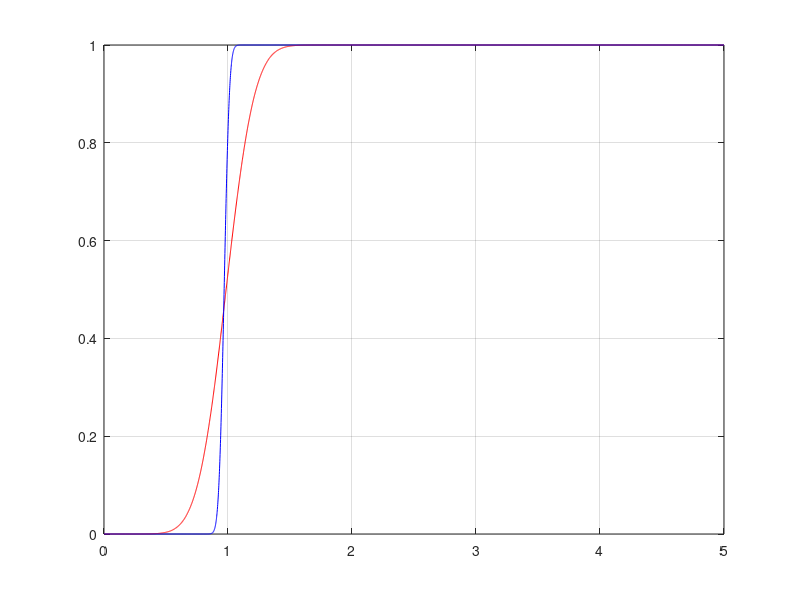

Source code (MATLAB):
N = 1000000; 
var = 1/30;
mu1 = sqrt(15/32); %mean of inphase
mu2 = sqrt(15/32); %mean of quadrature

x1 = sqrt(var)*randn([1 N]) + mu1; %inphase
x2 = sqrt(var)*randn([1 N]) + mu2; %quadrature

y = x1 +(1i*x2); %simulated signal 
r = abs(y);

x_step = 1/1000;
x = 0:x_step:5;
n = hist(r,x);
r1 = (n./(N*x_step)); %simulated distribution after normalize

s = sqrt(mu1^2 + mu2^2);

r2 = (x/(var)).*exp(-(x.^2 + s^2)/(2*var)).*besseli(0,x*s/var); %theoritical distribution
K=(s^2)/2*var; %k factor

%%%%%%%%%%%%%%%%% PDF SIMULATION %%%%%%%%%%%%%%%%%%%%%%%

%plot simulated one
plot(x,r1)
grid
hold
%plot theoritical
plot(x,r2,'r')
hold off

%%%%%%%%%%%%%%% CDF SIMULATION %%%%%%%%%%%%%%%%%%%%

rx=(cumsum(r1)./1*x_step);  %simulation cdf plot 0.01 was added so overlap be visible.
plot(x,rx,'r')
grid
hold on
ry= 1-marcumq(s/var,x/var); %theoritical cdf fn
plot(x,ry,'b')
hold off
